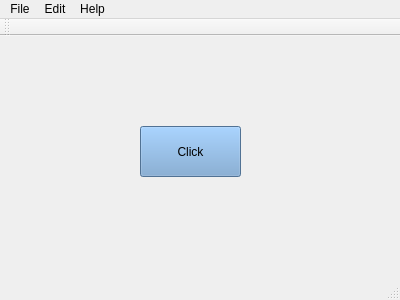
<?xml version="1.0" encoding="UTF-8"?>
<ui version="4.0">
 <class>MainWindow</class>
 <widget class="QMainWindow" name="MainWindow">
  <property name="geometry">
   <rect>
    <x>0</x>
    <y>0</y>
    <width>400</width>
    <height>300</height>
   </rect>
  </property>
  <property name="windowTitle">
   <string>MainWindow</string>
  </property>
  <widget class="QWidget" name="centralWidget">
   <widget class="QPushButton" name="pushButton">
    <property name="geometry">
     <rect>
      <x>140</x>
      <y>90</y>
      <width>101</width>
      <height>51</height>
     </rect>
    </property>
    <property name="styleSheet">
     <string notr="true">background-color: rgb(114, 159, 207);</string>
    </property>
    <property name="text">
     <string>Click</string>
    </property>
   </widget>
  </widget>
  <widget class="QMenuBar" name="menuBar">
   <property name="geometry">
    <rect>
     <x>0</x>
     <y>0</y>
     <width>400</width>
     <height>20</height>
    </rect>
   </property>
   <widget class="QMenu" name="menuFile">
    <property name="title">
     <string>File</string>
    </property>
    <addaction name="actionOpen"/>
   </widget>
   <widget class="QMenu" name="menuEdit">
    <property name="title">
     <string>Edit</string>
    </property>
    <addaction name="actionSave"/>
    <addaction name="actionCopy"/>
   </widget>
   <widget class="QMenu" name="menuHelp">
    <property name="title">
     <string>Help</string>
    </property>
    <widget class="QMenu" name="menuLanguage">
     <property name="title">
      <string>Language</string>
     </property>
     <addaction name="actionEnglish"/>
     <addaction name="actionChinese_Simplify"/>
     <addaction name="actionChinese_Traditional"/>
     <addaction name="actionJapanese"/>
     <addaction name="actionGerman"/>
    </widget>
    <addaction name="actionAbout_us"/>
    <addaction name="separator"/>
    <addaction name="menuLanguage"/>
   </widget>
   <addaction name="menuFile"/>
   <addaction name="menuEdit"/>
   <addaction name="menuHelp"/>
  </widget>
  <widget class="QToolBar" name="mainToolBar">
   <attribute name="toolBarArea">
    <enum>TopToolBarArea</enum>
   </attribute>
   <attribute name="toolBarBreak">
    <bool>false</bool>
   </attribute>
  </widget>
  <widget class="QStatusBar" name="statusBar"/>
  <action name="actionAbout_us">
   <property name="text">
    <string>About us</string>
   </property>
  </action>
  <action name="actionEnglish">
   <property name="text">
    <string>English</string>
   </property>
  </action>
  <action name="actionChinese_Simplify">
   <property name="text">
    <string>Chinese(Simplify)</string>
   </property>
  </action>
  <action name="actionChinese_Traditional">
   <property name="text">
    <string>Chinese(Traditional)</string>
   </property>
  </action>
  <action name="actionJapanese">
   <property name="text">
    <string>Japanese</string>
   </property>
  </action>
  <action name="actionGerman">
   <property name="text">
    <string>German</string>
   </property>
  </action>
  <action name="actionSave">
   <property name="text">
    <string>Save</string>
   </property>
  </action>
  <action name="actionOpen">
   <property name="text">
    <string>Open</string>
   </property>
  </action>
  <action name="actionCopy">
   <property name="text">
    <string>Copy</string>
   </property>
  </action>
 </widget>
 <layoutdefault spacing="6" margin="11"/>
 <resources/>
 <connections/>
</ui>
